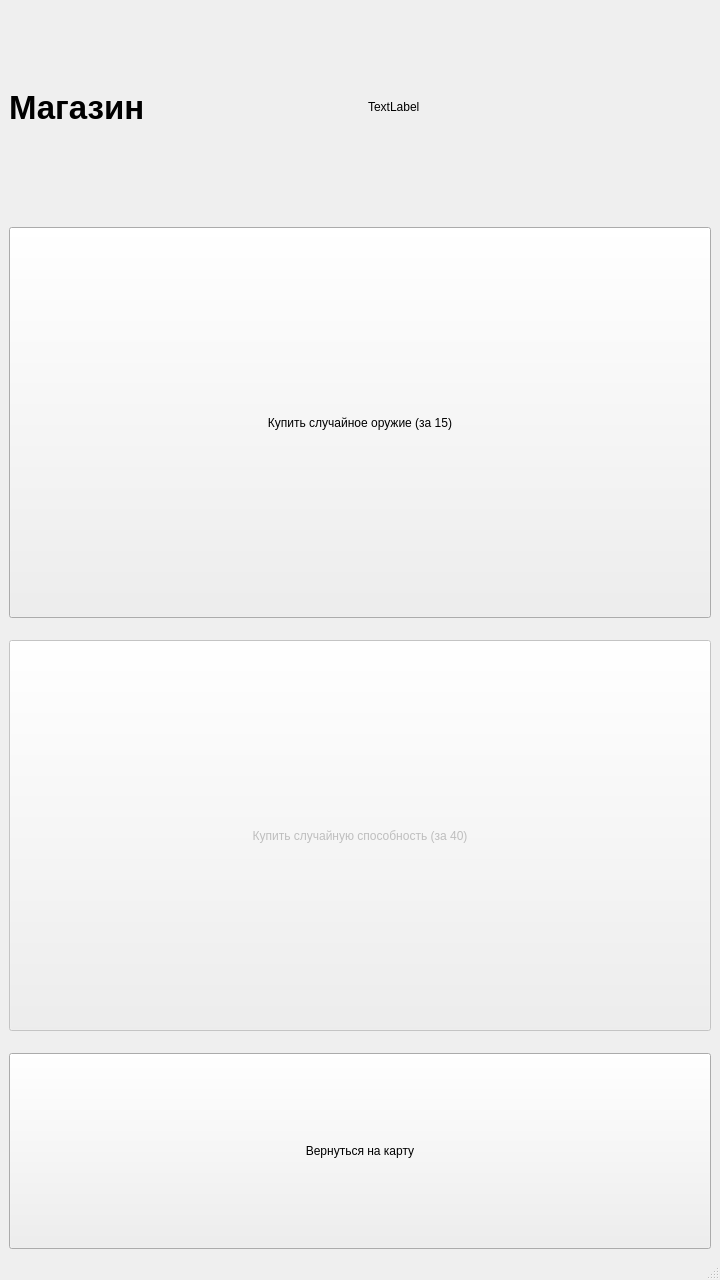
<?xml version="1.0" encoding="UTF-8"?>
<ui version="4.0">
 <class>Shop</class>
 <widget class="QMainWindow" name="Shop">
  <property name="geometry">
   <rect>
    <x>0</x>
    <y>0</y>
    <width>720</width>
    <height>1280</height>
   </rect>
  </property>
  <property name="windowTitle">
   <string>MainWindow</string>
  </property>
  <widget class="QWidget" name="centralwidget">
   <layout class="QGridLayout" name="gridLayout" rowstretch="1,2,2,1" rowminimumheight="0,0,0,0">
    <property name="horizontalSpacing">
     <number>15</number>
    </property>
    <property name="verticalSpacing">
     <number>22</number>
    </property>
    <item row="0" column="0">
     <widget class="QLabel" name="label">
      <property name="font">
       <font>
        <pointsize>25</pointsize>
        <weight>75</weight>
        <bold>true</bold>
       </font>
      </property>
      <property name="text">
       <string>Магазин</string>
      </property>
     </widget>
    </item>
    <item row="0" column="1">
     <widget class="QLabel" name="exp">
      <property name="text">
       <string>TextLabel</string>
      </property>
     </widget>
    </item>
    <item row="1" column="0" colspan="2">
     <widget class="QPushButton" name="pushButton">
      <property name="sizePolicy">
       <sizepolicy hsizetype="Minimum" vsizetype="Minimum">
        <horstretch>0</horstretch>
        <verstretch>0</verstretch>
       </sizepolicy>
      </property>
      <property name="text">
       <string>Купить случайное оружие (за 15)</string>
      </property>
     </widget>
    </item>
    <item row="2" column="0" colspan="2">
     <widget class="QPushButton" name="pushButton_2">
      <property name="enabled">
       <bool>false</bool>
      </property>
      <property name="sizePolicy">
       <sizepolicy hsizetype="Minimum" vsizetype="Minimum">
        <horstretch>0</horstretch>
        <verstretch>0</verstretch>
       </sizepolicy>
      </property>
      <property name="text">
       <string>Купить случайную способность (за 40)</string>
      </property>
     </widget>
    </item>
    <item row="3" column="0" colspan="2">
     <widget class="QPushButton" name="pushButton_3">
      <property name="sizePolicy">
       <sizepolicy hsizetype="Minimum" vsizetype="Minimum">
        <horstretch>0</horstretch>
        <verstretch>0</verstretch>
       </sizepolicy>
      </property>
      <property name="text">
       <string>Вернуться на карту</string>
      </property>
     </widget>
    </item>
   </layout>
  </widget>
  <widget class="QMenuBar" name="menubar">
   <property name="geometry">
    <rect>
     <x>0</x>
     <y>0</y>
     <width>720</width>
     <height>21</height>
    </rect>
   </property>
  </widget>
  <widget class="QStatusBar" name="statusbar"/>
 </widget>
 <resources/>
 <connections/>
</ui>
